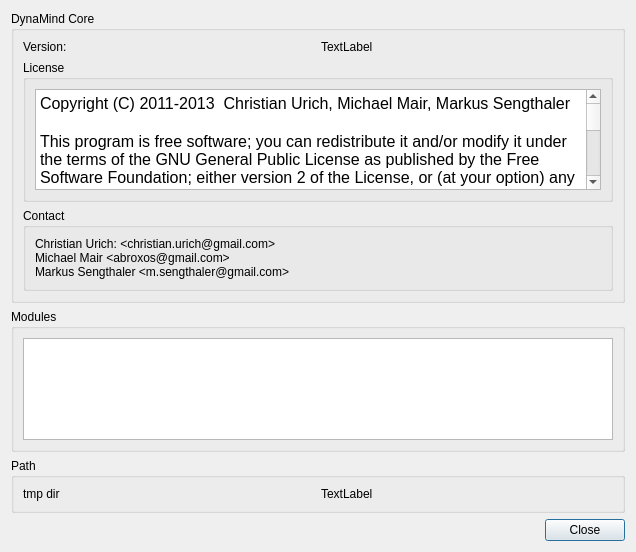
<?xml version="1.0" encoding="UTF-8"?>
<ui version="4.0">
 <class>GUIAboutDialog</class>
 <widget class="QDialog" name="GUIAboutDialog">
  <property name="geometry">
   <rect>
    <x>0</x>
    <y>0</y>
    <width>636</width>
    <height>552</height>
   </rect>
  </property>
  <property name="windowTitle">
   <string>Dialog</string>
  </property>
  <layout class="QVBoxLayout" name="verticalLayout">
   <item>
    <widget class="QGroupBox" name="groupBox">
     <property name="title">
      <string>DynaMind Core</string>
     </property>
     <layout class="QHBoxLayout" name="horizontalLayout">
      <item>
       <layout class="QVBoxLayout" name="verticalLayout_3">
        <item>
         <layout class="QHBoxLayout" name="horizontalLayout_4">
          <item>
           <widget class="QLabel" name="label">
            <property name="text">
             <string>Version:</string>
            </property>
           </widget>
          </item>
          <item>
           <widget class="QLabel" name="label_2">
            <property name="text">
             <string>TextLabel</string>
            </property>
           </widget>
          </item>
         </layout>
        </item>
        <item>
         <widget class="QGroupBox" name="groupBox_4">
          <property name="title">
           <string>License</string>
          </property>
          <layout class="QVBoxLayout" name="verticalLayout_5">
           <item>
            <widget class="QTextBrowser" name="licenseBox">
             <property name="html">
              <string>&lt;!DOCTYPE HTML PUBLIC &quot;-//W3C//DTD HTML 4.0//EN&quot; &quot;http://www.w3.org/TR/REC-html40/strict.dtd&quot;&gt;
&lt;html&gt;&lt;head&gt;&lt;meta name=&quot;qrichtext&quot; content=&quot;1&quot; /&gt;&lt;style type=&quot;text/css&quot;&gt;
p, li { white-space: pre-wrap; }
&lt;/style&gt;&lt;/head&gt;&lt;body style=&quot; font-family:'Lucida Grande'; font-size:13pt; font-weight:400; font-style:normal;&quot;&gt;
&lt;p style=&quot; margin-top:0px; margin-bottom:0px; margin-left:0px; margin-right:0px; -qt-block-indent:0; text-indent:0px;&quot;&gt;&lt;span style=&quot; font-family:'MS Shell Dlg 2'; font-size:12pt;&quot;&gt;Copyright (C) 2011-2013  Christian Urich, Michael Mair, Markus Sengthaler&lt;/span&gt;&lt;/p&gt;
&lt;p style=&quot;-qt-paragraph-type:empty; margin-top:0px; margin-bottom:0px; margin-left:0px; margin-right:0px; -qt-block-indent:0; text-indent:0px; font-family:'MS Shell Dlg 2'; font-size:12pt;&quot;&gt;&lt;br /&gt;&lt;/p&gt;
&lt;p style=&quot; margin-top:0px; margin-bottom:0px; margin-left:0px; margin-right:0px; -qt-block-indent:0; text-indent:0px;&quot;&gt;&lt;span style=&quot; font-family:'MS Shell Dlg 2'; font-size:12pt;&quot;&gt;This program is free software; you can redistribute it and/or modify it under the terms of the GNU General Public License as published by the Free Software Foundation; either version 2 of the License, or (at your option) any later version.&lt;/span&gt;&lt;/p&gt;
&lt;p style=&quot;-qt-paragraph-type:empty; margin-top:0px; margin-bottom:0px; margin-left:0px; margin-right:0px; -qt-block-indent:0; text-indent:0px; font-family:'MS Shell Dlg 2'; font-size:12pt;&quot;&gt;&lt;br /&gt;&lt;/p&gt;
&lt;p style=&quot; margin-top:0px; margin-bottom:0px; margin-left:0px; margin-right:0px; -qt-block-indent:0; text-indent:0px;&quot;&gt;&lt;span style=&quot; font-family:'MS Shell Dlg 2'; font-size:12pt;&quot;&gt;This program is distributed in the hope that it will be useful, but WITHOUT ANY WARRANTY; without even the implied warranty of MERCHANTABILITY or FITNESS FOR A PARTICULAR PURPOSE. See the GNU General Public License for more details.&lt;/span&gt;&lt;/p&gt;
&lt;p style=&quot;-qt-paragraph-type:empty; margin-top:0px; margin-bottom:0px; margin-left:0px; margin-right:0px; -qt-block-indent:0; text-indent:0px; font-family:'MS Shell Dlg 2'; font-size:12pt;&quot;&gt;&lt;br /&gt;&lt;/p&gt;
&lt;p style=&quot; margin-top:0px; margin-bottom:0px; margin-left:0px; margin-right:0px; -qt-block-indent:0; text-indent:0px;&quot;&gt;&lt;span style=&quot; font-family:'MS Shell Dlg 2'; font-size:12pt;&quot;&gt;You should have received a copy of the GNU General Public License along with this program; if not, write to the Free Software Foundation, Inc., 51 Franklin Street, Fifth Floor, Boston, MA  02110-1301, USA.&lt;/span&gt;&lt;/p&gt;&lt;/body&gt;&lt;/html&gt;</string>
             </property>
            </widget>
           </item>
          </layout>
         </widget>
        </item>
        <item>
         <widget class="QGroupBox" name="groupBox_5">
          <property name="title">
           <string>Contact</string>
          </property>
          <layout class="QVBoxLayout" name="verticalLayout_7">
           <item>
            <widget class="QLabel" name="contactLabel">
             <property name="text">
              <string>&lt;html&gt;&lt;head/&gt;&lt;body&gt;&lt;p&gt;Christian Urich: &amp;lt;christian.urich@gmail.com&amp;gt;&lt;br/&gt;Michael Mair &amp;lt;abroxos@gmail.com&amp;gt;&lt;br/&gt;Markus Sengthaler &amp;lt;m.sengthaler@gmail.com&amp;gt;&lt;/p&gt;&lt;/body&gt;&lt;/html&gt;</string>
             </property>
            </widget>
           </item>
          </layout>
         </widget>
        </item>
       </layout>
      </item>
     </layout>
    </widget>
   </item>
   <item>
    <widget class="QGroupBox" name="groupBox_2">
     <property name="title">
      <string>Modules</string>
     </property>
     <layout class="QHBoxLayout" name="horizontalLayout_2">
      <item>
       <widget class="QListWidget" name="listModules"/>
      </item>
     </layout>
    </widget>
   </item>
   <item>
    <widget class="QGroupBox" name="groupBox_3">
     <property name="title">
      <string>Path</string>
     </property>
     <layout class="QHBoxLayout" name="horizontalLayout_3">
      <item>
       <widget class="QLabel" name="label_3">
        <property name="text">
         <string>tmp dir</string>
        </property>
       </widget>
      </item>
      <item>
       <widget class="QLabel" name="label_tmp">
        <property name="text">
         <string>TextLabel</string>
        </property>
       </widget>
      </item>
     </layout>
    </widget>
   </item>
   <item>
    <widget class="QDialogButtonBox" name="buttonBox">
     <property name="orientation">
      <enum>Qt::Horizontal</enum>
     </property>
     <property name="standardButtons">
      <set>QDialogButtonBox::Close</set>
     </property>
     <property name="centerButtons">
      <bool>false</bool>
     </property>
    </widget>
   </item>
  </layout>
 </widget>
 <resources/>
 <connections>
  <connection>
   <sender>buttonBox</sender>
   <signal>clicked(QAbstractButton*)</signal>
   <receiver>GUIAboutDialog</receiver>
   <slot>close()</slot>
   <hints>
    <hint type="sourcelabel">
     <x>199</x>
     <y>277</y>
    </hint>
    <hint type="destinationlabel">
     <x>199</x>
     <y>149</y>
    </hint>
   </hints>
  </connection>
 </connections>
</ui>
